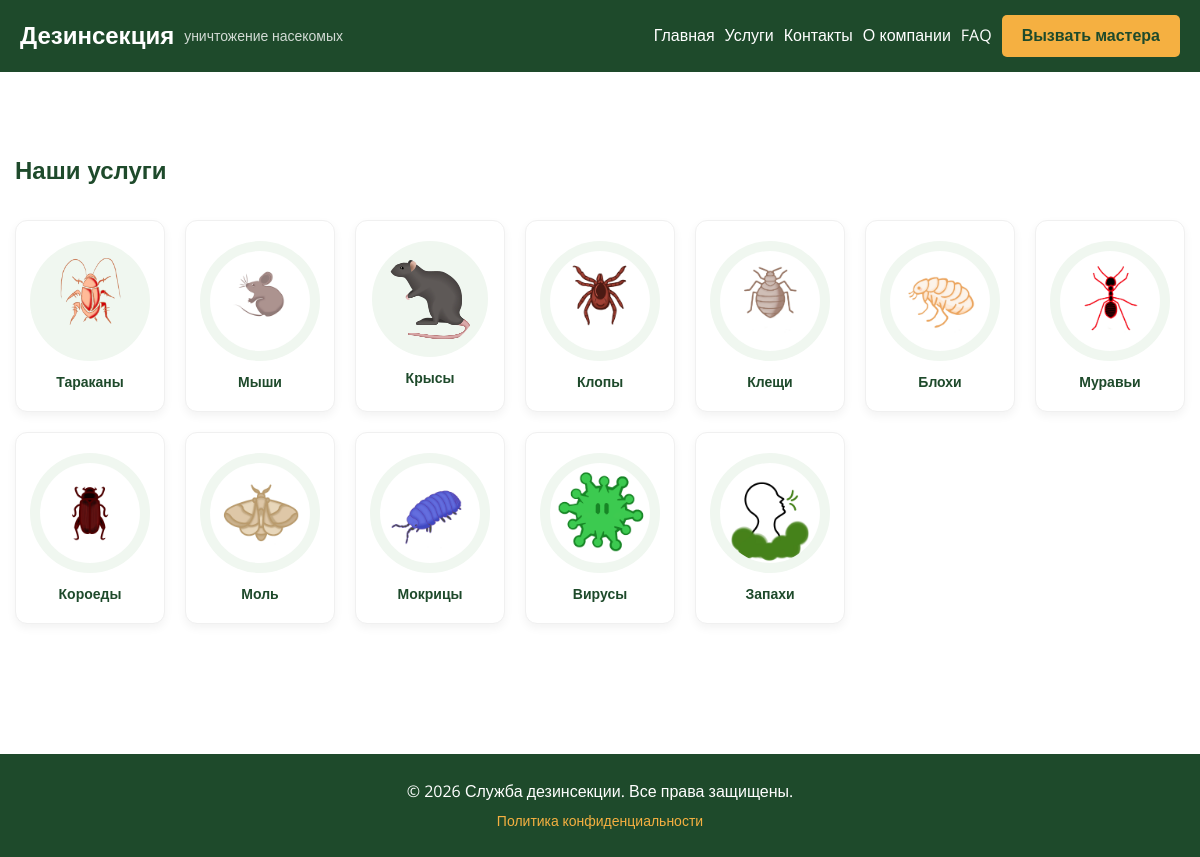
Page /services/ on the committed database.
### services/models.py (models this page shows, shortened)
class Service(models.Model):
    name = models.CharField(max_length=200, verbose_name="Название услуги")
    slug = models.SlugField(unique=True, verbose_name="ЧПУ (для URL)")
    icon = models.ImageField(upload_to='services/icons/', blank=True, verbose_name="Иконка")
    short_description = models.TextField(max_length=300, verbose_name="Краткое описание")
    full_description = models.TextField(verbose_name="Полное описание")
    seo_title = models.CharField(max_length=120, blank=True, verbose_name="SEO заголовок (title)")
    seo_description = models.CharField(max_length=250, blank=True, verbose_name="SEO описание (description)")
    price_from = models.DecimalField(max_digits=10, decimal_places=2, verbose_name="Цена от (руб)")
    methods = models.TextField(blank=True, verbose_name="Методы обработки")
    guarantee = models.CharField(max_length=100, default="6 месяцев", verbose_name="Гарантия")
    photo_before = models.ImageField(upload_to='services/before_after/', blank=True, verbose_name="Фото «до»")
    photo_after = models.ImageField(upload_to='services/before_after/', blank=True, verbose_name="Фото «после»")
    is_active = models.BooleanField(default=True, verbose_name="Активно")
    order = models.PositiveSmallIntegerField(default=0, verbose_name="Порядок")
    class Meta:
        verbose_name = "Услуга"
        verbose_name_plural = "Услуги"
        ordering = ['order', 'name']
    def get_absolute_url(self):
        return reverse('services:service_detail', args=[self.slug])

### services/views.py (the view)
# urls.py: path('', views.service_list, name='service_list'),
def service_list(request):
    services = Service.objects.filter(is_active=True).order_by('order', 'name')
    return render(request, 'services/service_list.html', {'services': services})

### templates/services/service_list.html (shortened to what this page needs)
{% extends "base.html" %}
{% block content %}
<section>
    <h1>Наши услуги</h1>
    <div class="services-grid">
        {% for service in services %}
        <div class="service-card">
            <a href="{{ service.get_absolute_url }}" class="service-link">
                {% if service.icon %}
                    <img src="{{ service.icon.url }}" alt="{{ service.name }}" class="service-icon">
                {% else %}
                    <div class="service-icon-placeholder">🐜</div>
                {% endif %}
                <span class="service-name">{{ service.name }}</span>
            </a>
        </div>
        {% empty %}
        <p>Услуги пока не добавлены.</p>
        {% endfor %}
    </div>
</section>
{% endblock %}

### static/css/styles.css (style rules this page uses)
* { margin: 0; padding: 0; box-sizing: border-box; }
body { font-family: 'Open Sans', sans-serif; color: #333333; background-color: #ffffff; line-height: 1.6; }
h1, h2, h3 { font-family: 'Montserrat', sans-serif; font-weight: 800; color: #1E4A2B; }
section { padding: 60px 0; }
.services-grid { display: grid; grid-template-columns: repeat(auto-fill, minmax(140px, 1fr)); gap: 20px; margin: 30px 0; }
.service-card { background: #ffffff; border-radius: 12px; padding: 20px 10px; text-align: center; box-shadow: 0 4px 10px rgba(0, 0, 0, 0.05); transition: transform 0.25s ease, box-shadow 0.25s ease; border: 1px solid #f0f0f0; }
.service-link { display: block; text-decoration: none; color: inherit; }
.service-icon { max-width: 120px; max-height: 120px; width: auto; height: auto; border-radius: 50%; background: #f0f7f0; padding: 10px; margin: 0 auto 12px; display: block; object-fit: contain; }
.service-name { display: block; font-family: 'Montserrat', sans-serif; font-size: 14px; font-weight: 600; color: #1E4A2B; line-height: 1.3; }

### rows in the picture
Service: icon (picture), name "Тараканы"
Service: icon (picture), name "Мыши"
Service: icon (picture), name "Крысы"
Service: icon (picture), name "Клопы"
Service: icon (picture), name "Клещи"
Service: icon (picture), name "Блохи"
Service: icon (picture), name "Муравьи"
Service: icon (picture), name "Короеды"
Service: icon (picture), name "Моль"
Service: icon (picture), name "Мокрицы"
Service: icon (picture), name "Вирусы"
Service: icon (picture), name "Запахи"
